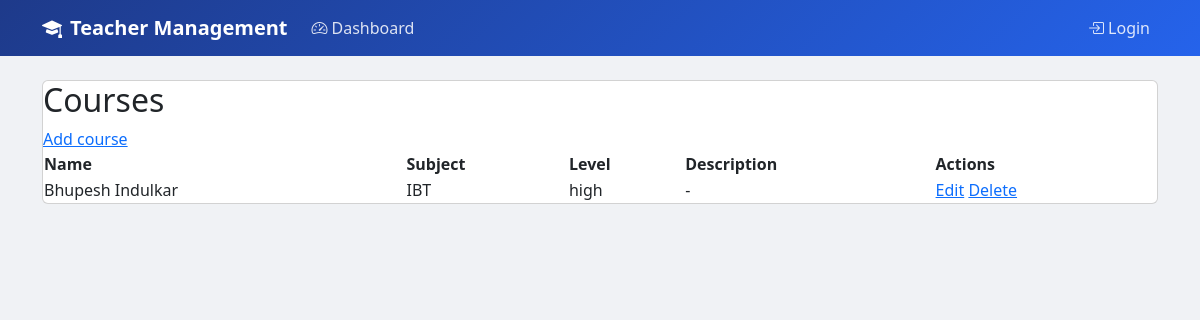
Page /courses/ on the committed database.
### management/models.py (models this page shows, shortened)
class Course(models.Model):
    name = models.CharField(max_length=100)
    subject = models.CharField(max_length=100)
    level = models.CharField(max_length=50)
    description = models.TextField(blank=True)
    class Meta:
        ordering = ["name"]

### management/views.py (the view)
# urls.py: path("courses/", views.course_list, name="course_list"),
def course_list(request):
    courses = Course.objects.all()
    return render(request, "management/course_list.html", {"courses": courses})

### templates/management/course_list.html (shortened to what this page needs)
{% extends "management/base.html" %}
{% block content %}
<section class="card">
    <div class="section-header">
        <h2>Courses</h2>
        <a class="button" href="{% url 'course_create' %}">Add course</a>
    </div>
    {% if courses %}
        <table>
            <thead>
                <tr>
                    <th>Name</th>
                    <th>Subject</th>
                    <th>Level</th>
                    <th>Description</th>
                    <th class="right">Actions</th>
                </tr>
            </thead>
            <tbody>
                {% for course in courses %}
                    <tr>
                        <td>{{ course.name }}</td>
                        <td>{{ course.subject|default:"-" }}</td>
                        <td>{{ course.level|default:"-" }}</td>
                        <td>{{ course.description|default:"-"|truncatechars:80 }}</td>
                        <td class="right">
                            <a href="{% url 'course_update' course.id %}">Edit</a>
                            <a class="danger" href="{% url 'course_delete' course.id %}">Delete</a>
                        </td>
                    </tr>
                {% endfor %}
            </tbody>
        </table>
    {% else %}
        <p>No courses created yet.</p>
    {% endif %}
</section>
{% endblock %}

### templates/management/base.html (style rules this page uses)
body { background: #f0f2f5; font-family: 'Segoe UI', system-ui, -apple-system, sans-serif; }

### rows in the picture
Course: name "Bhupesh Indulkar", subject "IBT", level "high", description "-"
